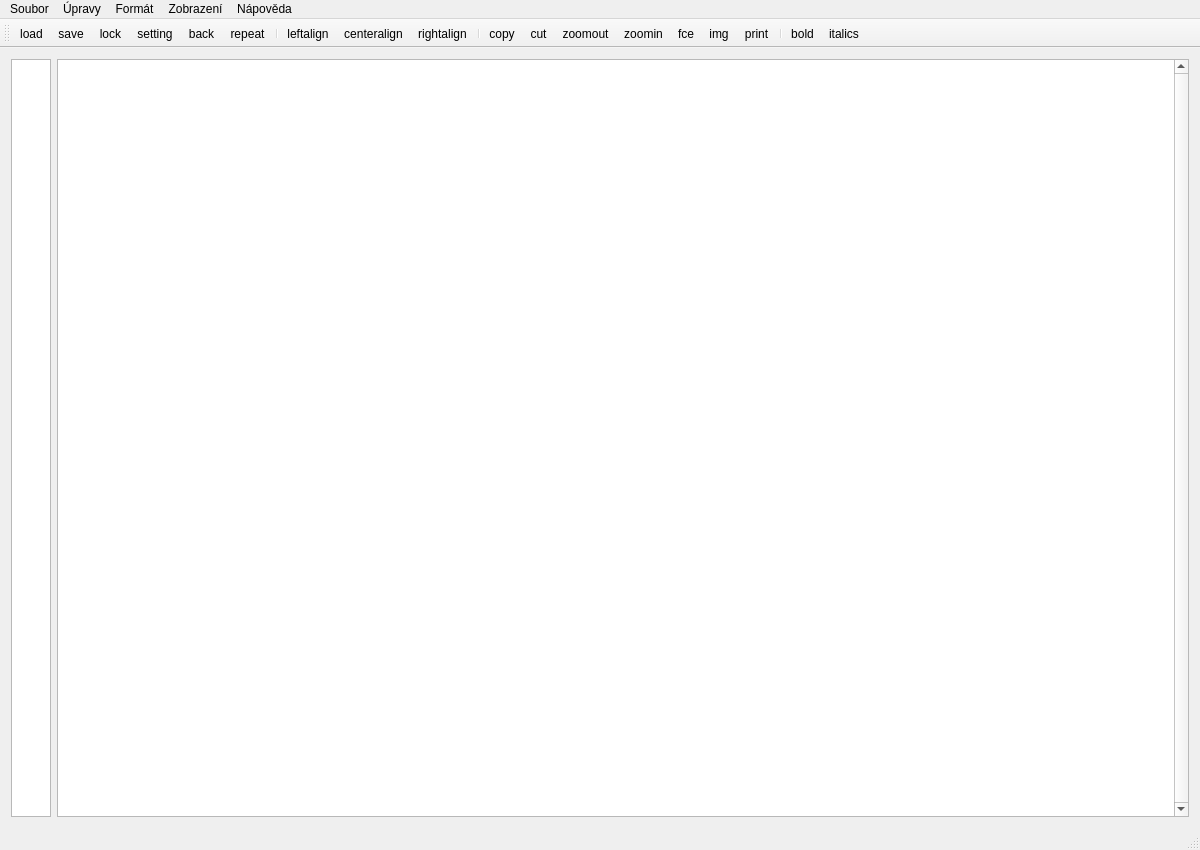
<?xml version="1.0" encoding="UTF-8"?>
<ui version="4.0">
 <class>projekt_kat0013Class</class>
 <widget class="QMainWindow" name="projekt_kat0013Class">
  <property name="windowModality">
   <enum>Qt::NonModal</enum>
  </property>
  <property name="geometry">
   <rect>
    <x>0</x>
    <y>0</y>
    <width>1200</width>
    <height>850</height>
   </rect>
  </property>
  <property name="minimumSize">
   <size>
    <width>1200</width>
    <height>850</height>
   </size>
  </property>
  <property name="windowTitle">
   <string>projekt_kat0013</string>
  </property>
  <property name="iconSize">
   <size>
    <width>20</width>
    <height>20</height>
   </size>
  </property>
  <property name="toolButtonStyle">
   <enum>Qt::ToolButtonIconOnly</enum>
  </property>
  <property name="documentMode">
   <bool>false</bool>
  </property>
  <property name="tabShape">
   <enum>QTabWidget::Triangular</enum>
  </property>
  <widget class="QWidget" name="centralWidget">
   <layout class="QGridLayout" name="gridLayout">
    <item row="0" column="0">
     <widget class="QPlainTextEdit" name="ptNumbers">
      <property name="sizePolicy">
       <sizepolicy hsizetype="Expanding" vsizetype="Expanding">
        <horstretch>0</horstretch>
        <verstretch>0</verstretch>
       </sizepolicy>
      </property>
      <property name="minimumSize">
       <size>
        <width>0</width>
        <height>700</height>
       </size>
      </property>
      <property name="maximumSize">
       <size>
        <width>40</width>
        <height>16777215</height>
       </size>
      </property>
      <property name="verticalScrollBarPolicy">
       <enum>Qt::ScrollBarAlwaysOff</enum>
      </property>
      <property name="horizontalScrollBarPolicy">
       <enum>Qt::ScrollBarAlwaysOff</enum>
      </property>
      <property name="sizeAdjustPolicy">
       <enum>QAbstractScrollArea::AdjustToContents</enum>
      </property>
     </widget>
    </item>
    <item row="0" column="1">
     <widget class="QPlainTextEdit" name="pte">
      <property name="sizePolicy">
       <sizepolicy hsizetype="Expanding" vsizetype="Expanding">
        <horstretch>0</horstretch>
        <verstretch>0</verstretch>
       </sizepolicy>
      </property>
      <property name="minimumSize">
       <size>
        <width>1000</width>
        <height>700</height>
       </size>
      </property>
      <property name="verticalScrollBarPolicy">
       <enum>Qt::ScrollBarAlwaysOn</enum>
      </property>
      <property name="horizontalScrollBarPolicy">
       <enum>Qt::ScrollBarAsNeeded</enum>
      </property>
      <property name="sizeAdjustPolicy">
       <enum>QAbstractScrollArea::AdjustToContents</enum>
      </property>
     </widget>
    </item>
   </layout>
  </widget>
  <widget class="QMenuBar" name="menuBar">
   <property name="geometry">
    <rect>
     <x>0</x>
     <y>0</y>
     <width>1200</width>
     <height>26</height>
    </rect>
   </property>
   <widget class="QMenu" name="menuSoubor">
    <property name="title">
     <string>Soubor</string>
    </property>
    <addaction name="actionNov"/>
    <addaction name="actionOtev_t"/>
    <addaction name="actionUlo_it"/>
    <addaction name="actionUlo_it_jako"/>
    <addaction name="separator"/>
    <addaction name="actionVzhled_str_nky"/>
    <addaction name="actionTisk"/>
    <addaction name="separator"/>
    <addaction name="actionKonec"/>
   </widget>
   <widget class="QMenu" name="menu_pravy">
    <property name="title">
     <string>Úpravy</string>
    </property>
    <addaction name="actionZp_t"/>
    <addaction name="actionVyjmout"/>
    <addaction name="actionKop_rovat"/>
    <addaction name="actionVlo_it"/>
    <addaction name="actionOstranit"/>
    <addaction name="separator"/>
    <addaction name="actionNaj_t"/>
    <addaction name="actionNaj_t_dal"/>
    <addaction name="actionNahradit"/>
    <addaction name="actionP_ej"/>
    <addaction name="separator"/>
    <addaction name="actionVybrat_v_e"/>
    <addaction name="action_as_a_datum"/>
   </widget>
   <widget class="QMenu" name="menuForm_t">
    <property name="title">
     <string>Formát</string>
    </property>
    <addaction name="actionZalamov_n_dk"/>
    <addaction name="actionP_smo"/>
   </widget>
   <widget class="QMenu" name="menuZobrazen">
    <property name="title">
     <string>Zobrazení</string>
    </property>
    <addaction name="actionStavov_dek"/>
   </widget>
   <widget class="QMenu" name="menuN_pov_da">
    <property name="title">
     <string>Nápověda</string>
    </property>
    <addaction name="actionZobrazit_n_pov_du"/>
    <addaction name="separator"/>
    <addaction name="actionO_programu"/>
   </widget>
   <addaction name="menuSoubor"/>
   <addaction name="menu_pravy"/>
   <addaction name="menuForm_t"/>
   <addaction name="menuZobrazen"/>
   <addaction name="menuN_pov_da"/>
  </widget>
  <widget class="QToolBar" name="toolBar">
   <property name="cursor">
    <cursorShape>ArrowCursor</cursorShape>
   </property>
   <property name="mouseTracking">
    <bool>false</bool>
   </property>
   <property name="windowTitle">
    <string>toolBar</string>
   </property>
   <property name="layoutDirection">
    <enum>Qt::LeftToRight</enum>
   </property>
   <property name="iconSize">
    <size>
     <width>20</width>
     <height>20</height>
    </size>
   </property>
   <attribute name="toolBarArea">
    <enum>TopToolBarArea</enum>
   </attribute>
   <attribute name="toolBarBreak">
    <bool>false</bool>
   </attribute>
   <addaction name="actionLoad"/>
   <addaction name="actionSave"/>
   <addaction name="actionLock"/>
   <addaction name="actionSetting"/>
   <addaction name="actionBack"/>
   <addaction name="actionRepeat"/>
   <addaction name="separator"/>
   <addaction name="actionLeftalign"/>
   <addaction name="actionCenteralign"/>
   <addaction name="actionRightalign"/>
   <addaction name="separator"/>
   <addaction name="actionCopy"/>
   <addaction name="actionCut"/>
   <addaction name="actionZoomout"/>
   <addaction name="actionZoomin"/>
   <addaction name="actionFce"/>
   <addaction name="actionImg"/>
   <addaction name="actionPrint"/>
   <addaction name="separator"/>
   <addaction name="actionBold"/>
   <addaction name="actionItalics"/>
  </widget>
  <widget class="QStatusBar" name="statusBar"/>
  <action name="actionNov">
   <property name="text">
    <string>Nový</string>
   </property>
   <property name="shortcut">
    <string>Ctrl+N</string>
   </property>
   <property name="shortcutContext">
    <enum>Qt::WindowShortcut</enum>
   </property>
  </action>
  <action name="actionOtev_t">
   <property name="text">
    <string>Otevřít</string>
   </property>
   <property name="shortcut">
    <string>Ctrl+O</string>
   </property>
  </action>
  <action name="actionUlo_it">
   <property name="text">
    <string>Uložit</string>
   </property>
   <property name="shortcut">
    <string>Ctrl+S</string>
   </property>
  </action>
  <action name="actionVzhled_str_nky">
   <property name="text">
    <string>Vzhled stránky</string>
   </property>
  </action>
  <action name="actionTisk">
   <property name="text">
    <string>Tisk</string>
   </property>
   <property name="shortcut">
    <string>Ctrl+P</string>
   </property>
  </action>
  <action name="actionKonec">
   <property name="text">
    <string>Konec</string>
   </property>
  </action>
  <action name="actionZp_t">
   <property name="text">
    <string>Zpět</string>
   </property>
   <property name="shortcut">
    <string>Ctrl+Z</string>
   </property>
  </action>
  <action name="actionVyjmout">
   <property name="text">
    <string>Vyjmout</string>
   </property>
   <property name="shortcut">
    <string>Ctrl+X</string>
   </property>
  </action>
  <action name="actionKop_rovat">
   <property name="text">
    <string>Kopírovat</string>
   </property>
   <property name="shortcut">
    <string>Ctrl+C</string>
   </property>
  </action>
  <action name="actionVlo_it">
   <property name="text">
    <string>Vložit</string>
   </property>
   <property name="shortcut">
    <string>Ctrl+V</string>
   </property>
  </action>
  <action name="actionOstranit">
   <property name="text">
    <string>Ostranit</string>
   </property>
   <property name="shortcut">
    <string>Del</string>
   </property>
  </action>
  <action name="actionNaj_t">
   <property name="text">
    <string>Najít</string>
   </property>
   <property name="shortcut">
    <string>Ctrl+F</string>
   </property>
  </action>
  <action name="actionNaj_t_dal">
   <property name="text">
    <string>Najít další</string>
   </property>
   <property name="shortcut">
    <string>F3</string>
   </property>
  </action>
  <action name="actionNahradit">
   <property name="text">
    <string>Nahradit</string>
   </property>
   <property name="shortcut">
    <string>Ctrl+G</string>
   </property>
  </action>
  <action name="actionVybrat_v_e">
   <property name="text">
    <string>Vybrat vše</string>
   </property>
   <property name="shortcut">
    <string>Ctrl+A</string>
   </property>
  </action>
  <action name="action_as_a_datum">
   <property name="text">
    <string>Čas a datum</string>
   </property>
   <property name="shortcut">
    <string>F5</string>
   </property>
  </action>
  <action name="actionUlo_it_jako">
   <property name="text">
    <string>Uložit jako</string>
   </property>
  </action>
  <action name="actionP_ej">
   <property name="text">
    <string>Přejí</string>
   </property>
   <property name="shortcut">
    <string>Ctrl+H</string>
   </property>
  </action>
  <action name="actionZalamov_n_dk">
   <property name="checkable">
    <bool>true</bool>
   </property>
   <property name="checked">
    <bool>true</bool>
   </property>
   <property name="text">
    <string>Zalamování řádků</string>
   </property>
  </action>
  <action name="actionP_smo">
   <property name="text">
    <string>Písmo...</string>
   </property>
  </action>
  <action name="actionStavov_dek">
   <property name="checkable">
    <bool>false</bool>
   </property>
   <property name="enabled">
    <bool>false</bool>
   </property>
   <property name="text">
    <string>Stavový řádek</string>
   </property>
  </action>
  <action name="actionZobrazit_n_pov_du">
   <property name="text">
    <string>Zobrazit nápovědu</string>
   </property>
  </action>
  <action name="actionO_programu">
   <property name="text">
    <string>O programu</string>
   </property>
  </action>
  <action name="actionLoad">
   <property name="icon">
    <iconset>
     <normaloff>../icons/load.png</normaloff>../icons/load.png</iconset>
   </property>
   <property name="text">
    <string>load</string>
   </property>
  </action>
  <action name="actionSave">
   <property name="icon">
    <iconset>
     <normaloff>../icons/save.png</normaloff>../icons/save.png</iconset>
   </property>
   <property name="text">
    <string>save</string>
   </property>
  </action>
  <action name="actionLock">
   <property name="icon">
    <iconset>
     <normaloff>../icons/lock.png</normaloff>../icons/lock.png</iconset>
   </property>
   <property name="text">
    <string>lock</string>
   </property>
  </action>
  <action name="actionSetting">
   <property name="icon">
    <iconset>
     <normaloff>../icons/setting.png</normaloff>../icons/setting.png</iconset>
   </property>
   <property name="text">
    <string>setting</string>
   </property>
  </action>
  <action name="actionBack">
   <property name="icon">
    <iconset>
     <normaloff>../icons/undo.png</normaloff>../icons/undo.png</iconset>
   </property>
   <property name="text">
    <string>back</string>
   </property>
  </action>
  <action name="actionRepeat">
   <property name="icon">
    <iconset>
     <normaloff>../icons/repeat.png</normaloff>../icons/repeat.png</iconset>
   </property>
   <property name="text">
    <string>repeat</string>
   </property>
  </action>
  <action name="actionLeftalign">
   <property name="icon">
    <iconset>
     <normaloff>../icons/left_align.png</normaloff>../icons/left_align.png</iconset>
   </property>
   <property name="text">
    <string>leftalign</string>
   </property>
  </action>
  <action name="actionCenteralign">
   <property name="icon">
    <iconset>
     <normaloff>../icons/justify_align.png</normaloff>../icons/justify_align.png</iconset>
   </property>
   <property name="text">
    <string>centeralign</string>
   </property>
  </action>
  <action name="actionRightalign">
   <property name="icon">
    <iconset>
     <normaloff>../icons/right_align.png</normaloff>../icons/right_align.png</iconset>
   </property>
   <property name="text">
    <string>rightalign</string>
   </property>
  </action>
  <action name="actionBold">
   <property name="icon">
    <iconset>
     <normaloff>../icons/bold.png</normaloff>../icons/bold.png</iconset>
   </property>
   <property name="text">
    <string>bold</string>
   </property>
  </action>
  <action name="actionItalics">
   <property name="icon">
    <iconset>
     <normaloff>../icons/italics.png</normaloff>../icons/italics.png</iconset>
   </property>
   <property name="text">
    <string>italics</string>
   </property>
  </action>
  <action name="actionActionCbx">
   <property name="text">
    <string>actionCbx</string>
   </property>
  </action>
  <action name="actionZoomin">
   <property name="icon">
    <iconset>
     <normaloff>../icons/zoomin.png</normaloff>../icons/zoomin.png</iconset>
   </property>
   <property name="text">
    <string>zoomin</string>
   </property>
  </action>
  <action name="actionZoomout">
   <property name="icon">
    <iconset>
     <normaloff>../icons/zoomout.png</normaloff>../icons/zoomout.png</iconset>
   </property>
   <property name="text">
    <string>zoomout</string>
   </property>
  </action>
  <action name="actionFce">
   <property name="icon">
    <iconset>
     <normaloff>../icons/function.gif</normaloff>../icons/function.gif</iconset>
   </property>
   <property name="text">
    <string>fce</string>
   </property>
  </action>
  <action name="actionImg">
   <property name="icon">
    <iconset>
     <normaloff>../icons/img.png</normaloff>../icons/img.png</iconset>
   </property>
   <property name="text">
    <string>img</string>
   </property>
  </action>
  <action name="actionPrint">
   <property name="icon">
    <iconset>
     <normaloff>../icons/print.png</normaloff>../icons/print.png</iconset>
   </property>
   <property name="text">
    <string>print</string>
   </property>
  </action>
  <action name="actionCopy">
   <property name="icon">
    <iconset>
     <normaloff>../icons/copy.png</normaloff>../icons/copy.png</iconset>
   </property>
   <property name="text">
    <string>copy</string>
   </property>
  </action>
  <action name="actionCut">
   <property name="icon">
    <iconset>
     <normaloff>../icons/cut.png</normaloff>../icons/cut.png</iconset>
   </property>
   <property name="text">
    <string>cut</string>
   </property>
  </action>
 </widget>
 <layoutdefault spacing="6" margin="11"/>
 <resources>
  <include location="projekt_kat0013.qrc"/>
 </resources>
 <connections/>
</ui>
